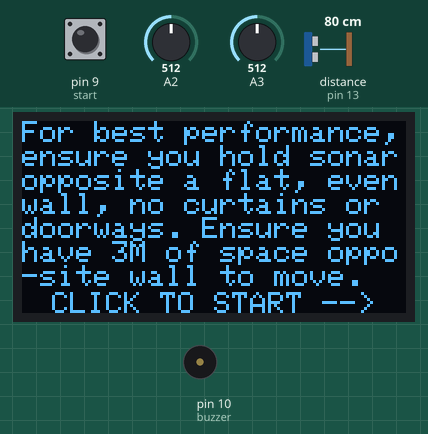
This sketch was run on a simulated Arduino Uno, built with avr-gcc and run on an emulated ATmega328P. On the bench: 128×64 one-colour display, buzzer (waves = sounding). The inputs (shaded band) are chosen by the test bench; at power-on: pin 9 (start) HIGH, distance to the obstacle (sensor on pin 13) 80 cm, A2 = 512, A3 = 512. The echo pulse lasts 58.3 µs per cm; the display library's start-up logo is not drawn; random numbers use the default seed unless the sketch sets one.

Above: at 6.4 s.
6.5 s: pin 9 (start) pulled LOW for 0.2 s
At 7.2 s:
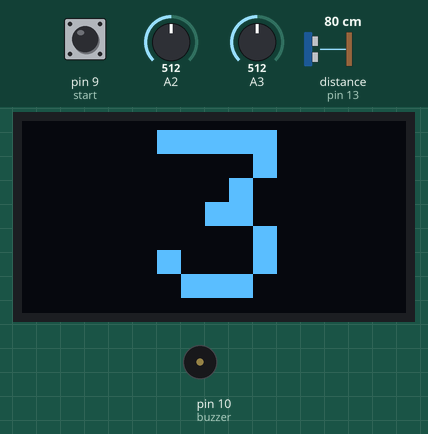
9.1 s: distance to the obstacle (sensor on pin 13) set to 7 cm
At 11.09 s:
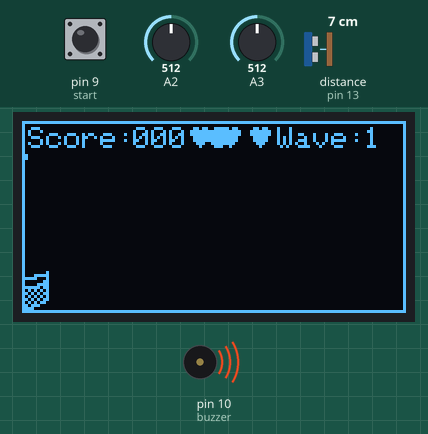
12.1 s: distance to the obstacle (sensor on pin 13) set to 4 cm
At 13.5 s:
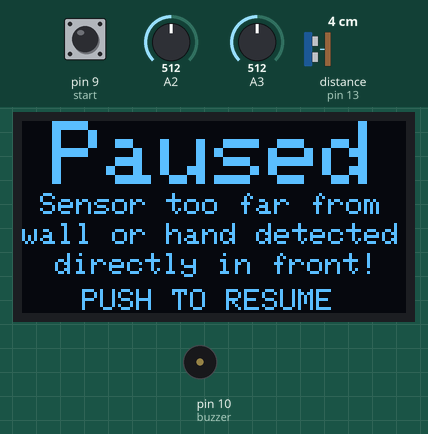
14.2 s: pin 9 (start) pulled LOW for 1 s
At 14.98 s:
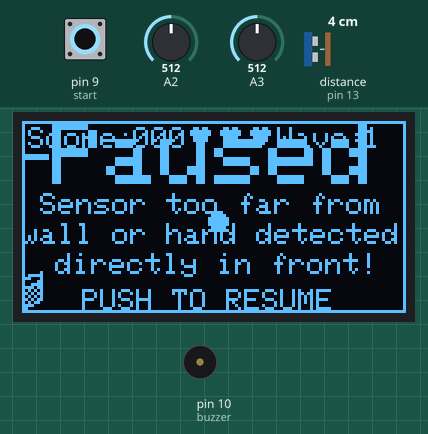
16.7 s: pin 9 (start) pulled LOW for 3.2 s
At 20.15 s:
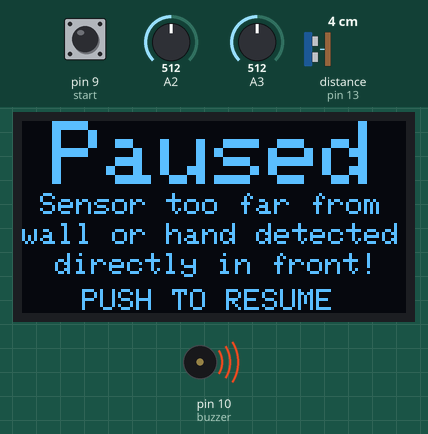
Timing chart, 0 to 21.9 s (numbered marks = the images above; inputs shaded):
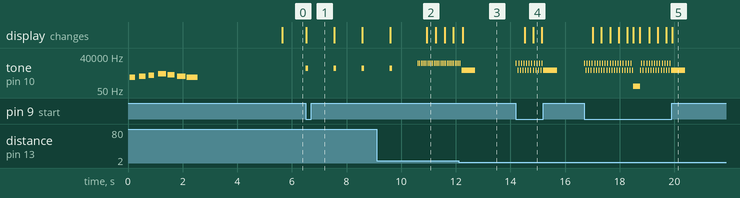

The sketch:

OLED_SH1106_Catch_Game_Improved_Graphics.ino
```cpp
/*
This code assumes you program your ATMEGA328P microcontroller on you Arduino UNO board, then take the chip out and set it up on a breadboard,
as usual with the 16MHz crystal and 22pF load caps on either side, Vcc, AVcc connected to breadboard +5V bus, GND pins to GND bus, adding a reset
button on reset pin with a pullup resistor, and LOTS of capacitors around the chip Vcc and GND pins to prevent chip randomly glitching.
(1000 μF as close as possible to chip Vcc and GND, another 1000 μF on the breadboard power buses, and a small 4.7 μF capacitor between GND and
the chip's RESET connection so on power up, it auto resets.)
These bypass caps are actually important, without them the game WILL, NOT IF, WILL glitch and freeze up.
Then connect a button to pin 9 and GND, with an optional 0.1 μF between the button, if it glitches with button bounce.
Connect a HC'SR04 sensor as usual with power pins, then connect trigger to pin 12, and echo to pin 13. (Optional -
connect a LED to pin 13 to show sensor is active, it will blink when game is running [use 3.3K series resisor])
Connect the SH1106 OLED as usual, with power and the I2C pins to A5 and A4 as usual, then connect a PASSIVE buzzer to
pin 10 of chip, through a transistor and the flyback diode across the buzzer.
Ensure the sensor is to the left of the display so it plays better directionwise.
Build and layout the components on the breadboards as shown on the character image:
(One small breadboard, no power rails and one large breadboard, with power rails on both sides)
---ENSURE BUZZER IS THE PASSIVE TYPE, USING AN ACTIVE BUZZER WILL CAUSE DAMAGE---
---USE THE RIGHT 16MHz CRYSTAL, DON'T USE ANY OTHER VALUE OR TIMING WILL BE OFF---


    _____________________
    |                   |                THE HANDHELD DISTANCE GAME BUILD ON 2 BREADBOARDS:
    |                   |__________________________________________________________________________________________
    |                   |______________________________________________|_____|_____________________________________|
____|-| ULTRASONIC    --|--                          ____ []BUZZER TRANSISTOR|   16MHZ /\   ()  ()            /\/\ |<-RESISTOR
|   | |  SENSOR       --|--   __________________    /    \             |     |    OSC  \/    ()              ()    |<-POWER LED
|___| |-              --|--  |                  |  (BUZZER)     _____  |     |   ______________________     _____  |
    | |-  () /\/\     --|--  |   SH1106 OLED    |   \____/     |     | |     |  |   ATMEGA328P CHIP    |   |_____| |<-POWER SWITCH
____| |-  POWER       --|--  |   1.3", 128X64   |          [_] | ( ) | |     |  |______________________|   () ()   |<-DECOUPLING CAPS
|   | |-  LED +       --|--  |       I2C        |              |_____| |     |               ()            ______  |
|___| |   RESISTOR    --|--  |__________________|         RESET AND START BUTTONS                         |______| |,_LM7805 REGULATOR
    |-|                 |______________________________________________|_____|_____________________________________|
    |                   |______________________________________________|_____|_____________________________________|
    |                   |ATTACH BREADBOARDS WITH 4-HOLE WIDE        2 ELASTIC BANDS HERE HOLD
    |___________________|FLAT JUMPER WIRES BRIDGING THE BOARDS      A 9V BATTERY UNDERNEATH       () = DECOUPLING CAPS AROUND CHIP VCC AND AVCC PINS

*/

const unsigned char skull [] PROGMEM = { //A skull
  0x00, 0x00, 0x00, 0x00, 0x00, 0x00, 0x00, 0x00, 0x00, 0x00, 0xf8, 0x00, 0x03, 0xfc, 0x00, 0x03,
	0xfc, 0x00, 0x66, 0xf6, 0x60, 0x67, 0xfe, 0x60, 0x33, 0xfc, 0xc0, 0x7b, 0xfc, 0xe0, 0x0f, 0xff,
	0x00, 0x03, 0xfc, 0x00, 0x01, 0xf8, 0x00, 0x00, 0xf0, 0x00, 0x0f, 0x9f, 0x00, 0x0e, 0x07, 0x00,
	0x0e, 0x07, 0x00, 0x00, 0x00, 0x00, 0x00, 0x00, 0x00, 0x00, 0x00, 0x00
};

const unsigned char lives_heart_image [] PROGMEM = { //Heart
  0x6c, 0xfe, 0xfe, 0x7c, 0x7c, 0x38, 0x10
};

const unsigned char sprite [] PROGMEM = { //The basket
  0x00, 0x00, 0x80, 0x01, 0xf8, 0x1f, 0x8f, 0xf1, 0xc0, 0x03, 0xf0, 0x0f, 0xbf, 0xfb, 0xd5, 0x55,
	0xaa, 0xab, 0xd5, 0x55, 0xea, 0xab, 0x75, 0x56, 0x1e, 0xb8, 0x07, 0xe0, 0x00, 0x00, 0x00, 0x00
};

#include <Wire.h>
#include <Adafruit_GFX.h> //Display libraries
#include <Adafruit_SH110X.h>

Adafruit_SH1106G display = Adafruit_SH1106G(128, 64, &Wire, -1); //SH1106 OLED used. (wish I had a SSD3306, SH1106's suck)

#define trig_pin 12 //Distance sensor, buzzer (passive) and start button connected here. Button connected to GND on other pin
#define echo_pin 13 //Connect buzzer through a PN2222.
#define buzzer 10
#define start 9

int spritexvalue = 56; //Start character in the middle of the screen (Character is 8px wide {he eats too much})
int foodyvalue = 0; //Food scrolling down screen
int foodxvalue = 1; //Spawn food at a point at top of screen
float timing = 0.0; //Distance sensor handling
float distance = 0.0; //Distance sensor handling
int distanceRounded = 0; //Distance sensor handling
int score = 0; //Player's score
int lives = 3; //Lives
int wave = 1; //Level (wave used as display only had enough space for 4 more letters where this needed to be displayed)
int waveset = 0; //Keep track of where game is
bool pauseRequested = false; //Pause memory

void setup() {
  // put your setup code here, to run once:
  pinMode(start, INPUT_PULLUP); //Get button ready
  pinMode(buzzer, OUTPUT); //Get buzzer ready
  digitalWrite(buzzer, LOW); //Turn it off
  pinMode(echo_pin, INPUT); //Start ultrasonic sensor
  pinMode(trig_pin, OUTPUT);
  display.begin(0x3c, false); //Start I2C data communication with SH1106G OLED display chip
  display.display(); //Display adafruit splashscreen for 3 seconds
  playStartupSound(); //Play start up sound
  delay(3000);
  display.clearDisplay(); //Clear display
  display.setTextColor(SH110X_WHITE);
  display.setTextSize(1);
  display.setCursor(0,0); //Show prompts on how to use game correctly (formatted so println displays it correctly)
  display.println("For best performance,ensure you hold sonaropposite a flat, evenwall, no curtains or doorways. Ensure you have 3M of space oppo-site wall to move.");
  display.setCursor(10, 57);
  display.print("CLICK TO START -->");
  display.display();
  while(digitalRead(9) == HIGH) {delay(1);} //Wait forever until start is pressed
  display.clearDisplay();
  countDown(); //Do the countdown
}

void loop() {

  if (pauseRequested == true) { //If paused, display it and stop game until button is pressed to resume game
    display.clearDisplay();
    tone(buzzer, 2500, 500);
    display.setCursor(10, 0);
    display.setTextSize(3);
    display.print("Paused");
    display.setTextSize(1);
    display.setCursor(0, 24);
    display.print(" Sensor too far from");
    display.setCursor(0, 34);
    display.print("wall or hand detected");
    display.setCursor(5, 44);
    display.print(" directly in front!");
    display.setCursor(20, 56);
    display.print("PUSH TO RESUME");
    display.display();
    while (digitalRead(start) == HIGH) {
      delay(1);
    }
    distanceRounded = 100; //Looks unnessesary but leave it.
  }
  pauseRequested = false; //Reset pause variable

  if (foodyvalue == 1) {
  randomSeed(micros()*analogRead(A3)*analogRead(A2)); //Ensure the place food spawns is completly random
  foodxvalue = random(5, 123); //And food spawns at the right time
  }
  display.fillCircle(foodxvalue, foodyvalue, 3, SH110X_WHITE); //Draw food
  foodyvalue = foodyvalue + wave; //Make it move down the screen
  tone (buzzer, 10000, 10); //Add sound during game play (small clicks)
  if (foodyvalue >= 63) {foodyvalue = 1;} //Respawn food when it gets to bottom

  detectforhit(); //Detect for events
  detectformiss();

  display.drawLine(0, 11, map(waveset, 0, 500, 0, 128), 11, SH110X_WHITE); //Draws the next level bar
  display.drawLine(0, 12, map(waveset, 0, 500, 0, 128), 12, SH110X_WHITE);
  waveset++; //Keeps level up to date

  if (waveset >= 500) { //Level up at right time (after 500 loop cycles = every ~1 minute)
    wave++;
    display.clearDisplay(); //Display level up screen
    tone(buzzer, 4000, 1500);
    display.setCursor(17, 25);
    display.setTextSize(2);
    display.print("LEVEL UP");
    display.drawRect(0, 0, 128, 64, SH110X_WHITE);
    display.display();
    delay(1500);
    display.clearDisplay();
    waveset = 0; //Reset waveset
    foodyvalue = 1; //Reset food
    display.setTextSize(1); //Reset text size (don't delete this)
  }

  triggerSound(); //Trigger distance sensor

  timing = pulseIn(echo_pin, HIGH); //Timing variable is equal to how long the "echo" pulse is high
  distance = ((timing / 29) / 2); //Calculate distance from that time
  distanceRounded = round(distance); //Round off distance
  if (distanceRounded <= 5 || (distanceRounded >= 220 && distanceRounded <= 250)) {pauseRequested = true;} //If sensor detects hand in front or gets out of range, pause the game
  spritexvalue = map(distanceRounded, 10, 210, 2, 126); //Make the distance from 2M in front of sensor move sprite 128 pixels across screen

  //Draw a small triange that moves from left to right as the rotary encoder is turned
  display.drawBitmap((spritexvalue-8), 49, sprite, 16, 16, SH110X_WHITE);
  display.drawRect(0, 0, 128, 64, SH110X_WHITE); //Draw border
  display.setCursor(2, 2);
  display.print("Score:"); //Show score label
  display.setCursor(37, 2);
  char buffer[4]; // 3 digits + null terminator
  sprintf(buffer, "%03d", score); // Format score as 3 digits with leading zeros
  display.print(buffer);
  display.setCursor(85, 2); //Show score and wave
  display.print("Wave:");
  display.setCursor(114, 2);
  display.print(wave);
  displayLives();
  display.display();
  delay(1); //Refresh screen with new images but delay reduces flickering
  display.clearDisplay();

  if (lives < 1) { //End game when lives gets to 0
   display.clearDisplay();
   displayYouLose(); //Show game over screen
   while(digitalRead(9) == HIGH) {delay(1);} //Wait forever until start is pressed)
   display.clearDisplay();
   countDown();
   lives = 3; //Reset score and all that.
   score = 0;
   wave = 1;
   waveset = 0;
   } //Life death function end
} //Main loop end

//Game functions
void triggerSound() {
  digitalWrite (trig_pin, HIGH);
  delay(2);
  digitalWrite (trig_pin, LOW); //Still works slow enough for HC-SR04 sensor to pick up trigger
}

void detectforhit() {
  if ((abs(spritexvalue - foodxvalue) <= 10) && (foodyvalue >= 58)) {//Detect if the spritexvalue is within 16 values of foodxvalue (2x width of sprite)
   score++;
   tone(buzzer, 1000, 200);
   foodyvalue = 64;
  }
}

void detectformiss() {
  if (!(abs(spritexvalue - foodxvalue) <= 10) && (foodyvalue >= 58)) {//Detect if the spritexvalue is within 16 values of foodxvalue (2x width of sprite)
   lives--;
   tone(buzzer, 100, 1000);
   delay(200);
   foodyvalue = 64;
  }
}

void displayLives() {
  if (lives == 3) { //Converts lives value into a graphical image
    display.drawBitmap(56, 2, lives_heart_image, 7, 7, SH110X_WHITE);
    display.drawBitmap(66, 2, lives_heart_image, 7, 7, SH110X_WHITE);
    display.drawBitmap(76, 2, lives_heart_image, 7, 7, SH110X_WHITE);
    display.display();
  }
  if (lives == 2) {
    display.drawBitmap(56, 2, lives_heart_image, 7, 7, SH110X_WHITE);
    display.drawBitmap(66, 2, lives_heart_image, 7, 7, SH110X_WHITE);
    display.display();
  }
  if (lives == 1) {
    display.drawBitmap(56, 2, lives_heart_image, 7, 7, SH110X_WHITE);
    display.display();
  }
}

void displayYouLose() {
  display.setCursor(16, 13); //Shows game over screen
  display.setTextSize(2);
  display.print("YOU LOSE");
  display.setCursor(15, 33);
  display.setTextSize(1);
  display.print("CLICK TO RESTART");
  display.setTextSize(1);
  display.setCursor(40, 44);
  display.print("Score ");
  display.print(score);
  display.setCursor(40, 54);
  display.print("Wave  ");
  display.print(wave);
  display.drawBitmap(0, 0, skull, 20, 20, SH110X_WHITE);
  display.drawBitmap(108, 0, skull, 20, 20, SH110X_WHITE);
  display.drawBitmap(0, 44, skull, 20, 20, SH110X_WHITE);
  display.drawBitmap(108, 44, skull, 20, 20, SH110X_WHITE);
  display.display();
}

void countDown() { //Shows numbers 3-0 in middle of screen, in large font, and beeps every time number changes
  display.setTextSize(8);
  for (int countdown = 3; countdown >= 0; countdown--){
  display.setCursor(45, 3);
  display.print(countdown);
  tone(buzzer, 3500, 100);
  display.display();
  delay(1000);
  display.clearDisplay();
  }
  display.setTextSize(1);
}


//Used when displaying Adafruit splash screen
void playStartupSound() { //Plays a little tone at start of game.
  tone(buzzer,587,200);delay(350);
  tone(buzzer,784,250);delay(350);
  tone(buzzer,880,200);delay(350);
  tone(buzzer,1175,300);delay(350);
  tone(buzzer,988,250);delay(350);
  tone(buzzer,784,300);delay(350);
  tone(buzzer,587,400);delay(450);
  noTone(buzzer);
}
```

Measured:
- the behaviour switches between 6 and 5 cm on distance to the obstacle (sensor on pin 13) (found by bisection; images 2 and 3)
- after the input at 6.5 s, tone on pin 10 (buzzer): alternates 3500 Hz for 0.10 s and silent for 0.93 s, starting at once; the display: changes at once (image 1)
- after the input at 14.2 s, tone on pin 10 (buzzer): plays 10000 Hz for 0.01 s, 2500 Hz for 0.04 s, 10000 Hz for 0.01 s, 2500 Hz for 0.04 s, 10000 Hz for 0.01 s, 2500 Hz for 0.04 s … (22 notes in this stretch), starting at once; the display: first changes after 0.32 s (image 4 shows a later state)
- after the input at 16.7 s, tone on pin 10 (buzzer): plays 10000 Hz for 0.01 s, 2500 Hz for 0.04 s, 10000 Hz for 0.01 s, 2500 Hz for 0.04 s, 10000 Hz for 0.01 s, 2500 Hz for 0.04 s … (64 notes in this stretch), starting at once; the display: first changes after 0.32 s (image 5 shows a later state)
